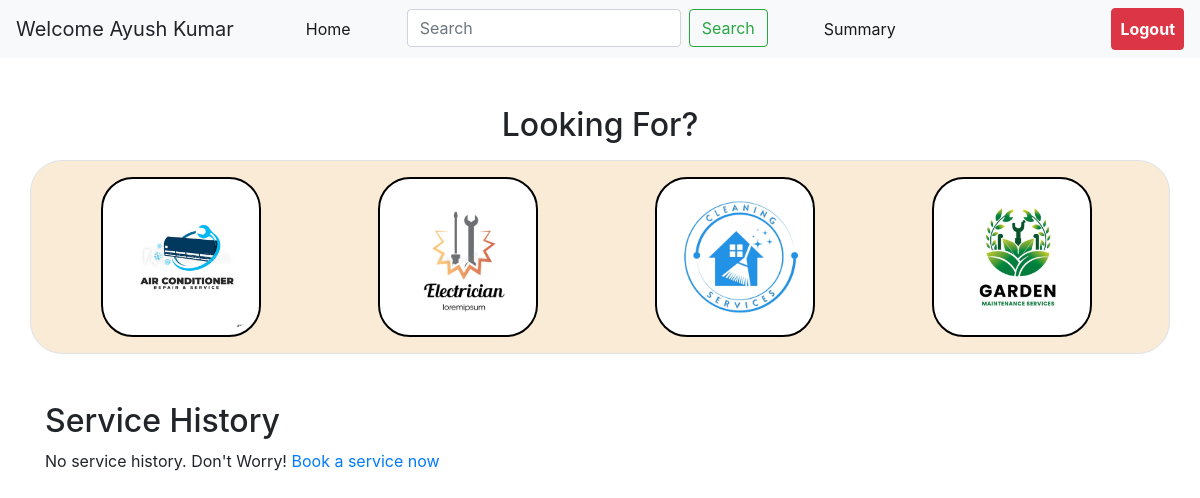
The page /2AY9e58/dashboard on the database its author committed.
### application/models.py (models this page shows)
class User(db.Model):
    id=db.Column(db.String(),primary_key=True)
    name=db.Column(db.String(),nullable=False)
    email=db.Column(db.String(),nullable=False,unique=True)
    password=db.Column(db.String(),nullable=False)
    address=db.Column(db.String())
    pincode=db.Column(db.Integer)
    phone=db.Column(db.Integer)
    requests=db.relationship('Request',backref='user')

class Category(db.Model):
    id=db.Column(db.String(),primary_key=True)
    name=db.Column(db.String(),nullable=False)
    count=db.Column(db.Integer,default=0)
    proCount=db.Column(db.Integer,default=0)
    logo=db.Column(db.String(120))
    services=db.relationship('Service',backref='category')

### application/controllers.py (the view)
@app.route('/<userId>/dashboard')
def userDashboard(userId):
    user=User.query.get(userId)
    r=user.requests
    s=[]
    for i in r:
        if(i.status!='Requested'):
            s.append((i,Service.query.get(i.sId),Professional.query.get(i.proId)))
        else:
            s.append((i,Service.query.get(i.sId),None))
    all=Category.query.all()
    return render_template('user_dash.html',user=user,requests=s,services=Service.query.all(),categories=all)

### templates/user_dash.html (shortened to what this page needs)
      {%extends "user.html"%}
      {%block content%}
      <div class="mt-5 justify-content-around" id="categories">
        <h2 class="mb-3 text-center">Looking For?</h2>
        <div class="container border pt-3 pb-3 justify-content-around" style="display: flex; background-color: antiquewhite; border-radius: 2rem;">
          {%for category in categories%}
            {%if category.count%}
            <button class="card shadow-lg btn mr-2 catBtn" value="{{category.id}}" style="width: 10rem; height:10rem;border:2px solid black; border-radius: 2rem;">
                <img src="/static/images/{{category.logo}}" class="card-img-top "  alt="{{category.id}}" style="width: 9rem;height: 9rem;border-radius: 2rem;object-fit: cover;">
            </button>
            {%endif%}
          {%endfor%}
        </div>
      </div>
      <br><br>
      <div class="container table-responsive" id="history">
        <h2>Service History</h2>
        {%if requests|length%}
        <table class="table table-bordered table-hover">
            <thead>
              <tr>
                <th scope="col">ID</th>
                <th scope="col">Service Name</th>
                <th scope="col">Professional Name</th>
                <th scope="col">Phone No.</th>
                <th scope="col">Status</th>
                <th scope="col">Action</th>
              </tr>
            </thead>
            <tbody>
            {%for request,service,pro in requests%}
              <tr>
                <th scope="row">{{request.id}}</th>
                <td>{{service.name}}</td>
                {%if request.status=='Closed'%}
                <td>{{pro.name}}</td>
                <td>{{pro.phone}}</td>
                <td><button class="btn btn-success">{{request.status}}</button></td>
                <td><a type="button" class="btn btn-warning" href="/{{user.id}}/{{request.id}}/remove">Remove</a></td>
                {%elif request.status=='Accepted'%}
                <td>{{pro.name}}</td>
                <td>{{pro.phone}}</td>
                <td><button class="btn btn-warning">{{request.status}}</button></td>
                <td><a type="button" data-toggle="modal" data-target="#{{'exampleModalCenter'~request.id}}" class="btn btn-info">Close it?</a></td>
                <div class="modal fade" id="{{'exampleModalCenter'~request.id}}" tabindex="-1" role="dialog" aria-labelledby="exampleModalCenterTitle" aria-hidden="true">
                  <div class="modal-dialog modal-dialog-centered" role="document">
                    <form action="/{{user.id}}/{{request.id}}/close" method="post" enctype="multipart/form-data">
                    <div class="modal-content">
                      <div class="modal-header text-center">
                        <h5 class="modal-title" id="exampleModalLongTitle">Service Remarks</h5>
                        <button type="button" class="close" data-dismiss="modal" aria-label="Close">
                          <span aria-hidden="true">&times;</span>
                        </button>
                      </div>
                      <div class="modal-body ">
                        <article class="text-center mb-5">Request ID: {{request.id}}</article>
                        <div class="d-flex .flex-row  justify-content-around mb-3">
                          <div class="mr-2" style="border:2px solid black;padding-right:0.5rem;padding-left: 0.5rem; background-color: orange; color:white;font-weight: bold;">
                            {{service.name}}
                          </div>
                          <div class="mr-2" style="border:2px solid black;padding-right:0.5rem;padding-left: 0.5rem; background-color: orange; color:white;font-weight: bold;">
                            {{service.desc}}
                          </div>
                          <div style="border:2px solid black;padding-right:0.5rem;padding-left: 0.5rem; background-color: orange; color:white;font-weight: bold;">
                            {{request.d_req.date()}}
                          </div>
                        </div>
                        <div class="d-flex .flex-row  justify-content-around mb-3">
                          <div class="mr-2" style="border:2px solid black;padding-right:0.5rem;padding-left: 0.5rem; background-color: orange; color:white;font-weight: bold;">
                            {{pro.id}}
                          </div>
                          <div class="mr-2" style="border:2px solid black;padding-right:0.5rem;padding-left: 0.5rem; background-color: orange; color:white;font-weight: bold;">
                            {{pro.name}}
                          </div>
                          <div style="border:2px solid black;padding-right:0.5rem;padding-left: 0.5rem; background-color: orange; color:white;font-weight: bold;">
                            {{pro.phone}}
                          </div>
                        </div>
                        <div id="form">
                            <div class="form-group mb-3">
                              <label for="rating" class="form-label">Rating : </label>
                              <select class="form-select form-select" aria-label=".form-select-sm example" id="rating" name="rating">
                                <option value="1" selected>1</option>
                                <option value="2">2</option>
                                <option value="3">3</option>
                                <option value="4">4</option>
                                <option value="5">5</option>
                              </select>
                            </div>
                            <div class="form-group mb-3">
                              <label for="exampleFormControlTextarea1">Remarks(if any)</label>
                              <textarea class="form-control" id="exampleFormControlTextarea1" rows="3" name="remarks"></textarea>
                            </div>
                        </div>
                      </div>
                      <div class="modal-footer">
                        <button type="button" class="btn btn-secondary" data-dismiss="modal">Cancel</button>
                        <button type="submit" class="btn btn-primary">Save and Close</button>
                      </div>
                    </div>
                  </form>
                  </div>
                </div>
                {%elif request.status=='Cancelled'%}
                <td>NA</td>
                <td>NA</td>
                <td><button class="btn btn-warning">{{request.status}}</button></td>
                <td><a type="button" class="btn btn-info" href="/{{user.id}}/{{request.id}}/remove">Remove</a></td>
                {%else%}
                <td>NA</td>
                <td>NA</td>
                <td><button class="btn btn-primary">{{request.status}}</button></td>
                <td><a type="button" class="btn btn-danger" href="/{{user.id}}/{{request.id}}/cancel">Cancel</a></td>
                {%endif%}
              </tr>
              {%endfor%}
            </tbody>
          </table>
          {%else%}
          <p>No service history. Don't Worry! <a href="">Book a service now</a></p>
          {%endif%}
      </div>
{%endblock%}

### templates/user.html (shortened to what this page needs)
<!DOCTYPE html>
<html lang="en">
<head>
    <link rel="stylesheet" href="https://cdn.jsdelivr.net/npm/bootstrap@4.0.0/dist/css/bootstrap.min.css">
  </head>
<body>
    <nav class="navbar navbar-expand-lg navbar-light bg-light">
        <a class="navbar-brand">Welcome {{user.name}}</a>
        <div class="collapse navbar-collapse" id="navbarSupportedContent">
          <ul class="navbar-nav mr-auto">
            <li class="nav-item active ml-5">
              <a class="nav-link" href="/{{user.id}}/dashboard">Home <span class="sr-only">(current)</span></a>
            </li>
            <li class="nav-item active ml-5">
            <form class="form-inline my-2 my-lg-0">
                <input class="form-control mr-sm-2" type="search" placeholder="Search" aria-label="Search">
                <button class="btn btn-outline-success my-2 my-sm-0" type="submit">Search</button>
              </form>
            </li>
            <li class="nav-item active ml-5">
                <a class="nav-link" href="/{{user.id}}/summary">Summary<span class="sr-only">(current)</span></a>
              </li>
          </ul>
          <ul class="navbar-nav">
                <a type="button" class="btn btn-danger nav-link" href="/" style="color:white;font-weight: bold;">Logout<span class="sr-only">(current)</span></a>
          </ul>
        </div>
      </nav>
      {%block content%}
      {%endblock%}
    </body>
    </html>

### rows shown on the page
User: name "Ayush Kumar"
Category: logo (picture)
Category: logo (picture)
Category: logo (picture)
Category: logo (picture)
